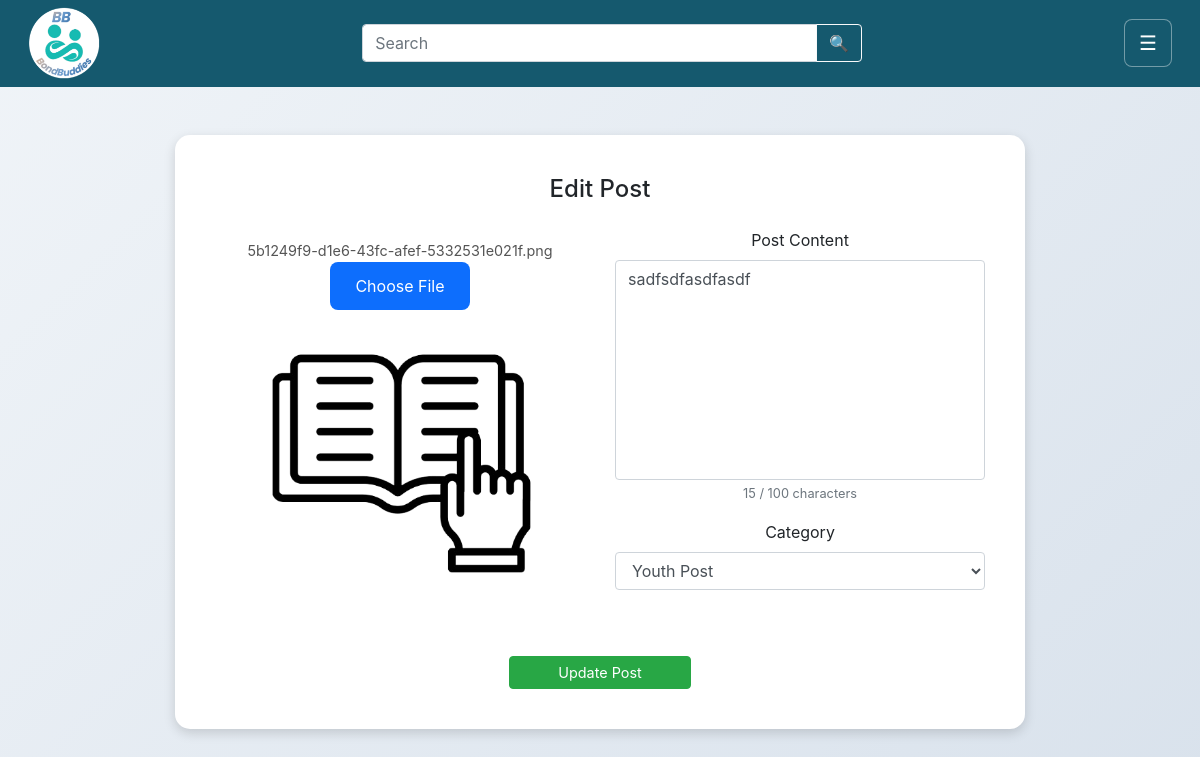
/edit_post/2 (signed in), run on the app's committed database.
### tables this page shows
CREATE TABLE posts (
            post_id INTEGER PRIMARY KEY AUTOINCREMENT,
            content TEXT NOT NULL,
            user_id INTEGER NOT NULL,
            timestamp TEXT DEFAULT (datetime('now', 'localtime')),
            likes INTEGER DEFAULT 0,
            post_category TEXT CHECK(post_category IN ('youth', 'senior')),
            post_prompt_id INTEGER,
            image_url TEXT,
            FOREIGN KEY (user_id) REFERENCES users(user_id) ON DELETE CASCADE,
            FOREIGN KEY (post_prompt_id) REFERENCES post_prompts(prompt_id)
        );

### __init__.py (the view, shortened to what this page needs)
@app.route('/edit_post/<int:post_id>', methods=['GET', 'POST'])
def edit_post_route(post_id):
    if 'user_id' not in session:
        return redirect(url_for('login'))
    conn = get_db_connection()
    post = conn.execute('SELECT * FROM posts WHERE post_id=?', (post_id,)).fetchone()
    if not post:
        conn.close()
        return redirect(url_for('profile'))
    if post['user_id'] != session['user_id']:
        conn.close()
        return redirect(url_for('profile'))
    conn.close()
    return render_template('editPost.html', post=post)

### __init__.py (called while the page is built)
def get_db_connection():
    conn = sqlite3.connect('BondBuddies.db')
    conn.row_factory = sqlite3.Row  # allows post['content'] instead of post[1]
    return conn

### templates/editPost.html (shortened to what this page needs)
{% extends 'base.html' %}
{% block content %}
<div class="container-fluid px-0">
    <header class="nav-bar">
      <div class="container-fluid px-0">
        <div class="d-flex align-items-center justify-content-between nav-inner mt-2">
          <a href="{{ url_for('home') }}" class="logo-link"><img src="{{ url_for('static', filename='img/Logo.png') }}" alt="Logo" class="logo-img" /></a>
          <div class="search-container">
            <form class="form-inline m-0"
                  action="{{ url_for('search') }}"
                  method="GET">
              <div class="input-group">
                <input type="search"
                       name="query"
                       placeholder="Search"
                       class="form-control"
                       value="{{ query if query is defined else '' }}" />
                <div class="input-group-append">
                  <button class="btn btn-outline-light" type="submit">🔍</button>
                </div>
              </div>
            </form>
          </div>
          <button class="btn btn-dark hamburger-btn btn-size" type="button">☰</button>
        </div>
      </div>
    </header>
  </div>
<div class="center-box mt-5">
  <div class="upload-card">
    <h4 class="text-center mb-4">Edit Post</h4>
    <form id="editForm" method="POST" enctype="multipart/form-data">
      <div class="row">
        <div class="col-md-6 d-flex align-items-center justify-content-center">
          <div class="text-center">
            <div id="fileName">
              {% if post['image_url'] %}{{ post['image_url'] }}{% else %}No file chosen{% endif %}
            </div>
            <label for="fileInput" class="custom-file-btn">Choose File</label>
            <img id="preview"
                 class="img-fluid align-items-center justify-content-center mt-3 {% if post['image_url'] %}visible{% else %}hidden{% endif %}"
                 src="{% if post['image_url'] %}{{ url_for('static', filename='uploads/' ~ post['image_url']) }}{% endif %}"
                 alt="Post Image">
          </div>
        </div>
        <div class="col-md-6">
          <div class="mb-3">
            <label for="content" class="form-label">Post Content</label>
            <textarea class="form-control" id="content" name="content" rows="4" maxlength="100">{{ post['content'] }}</textarea>
              <small class="text-muted">
                <span id="charCount">0</span> / 100 characters
              </small>
          </div>
          <div class="mb-3">
            <label for="category" class="form-label">Category</label>
            <select class="form-control" id="category" name="category">
              <option value="youth" {% if post['post_category'] == 'youth' %}selected{% endif %}>Youth Post</option>
            </select>
          </div>
        </div>
      </div>
      <div class="post-btn-wrapper">
        <button type="submit" class="btn btn-success btn-post px-5">Update Post</button>
      </div>
    </form>
  </div>
</div>
{% endblock %}

### static/css/style.css (style rules this page uses)
html, body { margin: 0 !important; padding: 0 !important; max-height: 100%; height: 100%; }
body { overflow-x: hidden; background: linear-gradient(135deg, #f0f4f8, #d9e2ec); }
.nav-inner { padding-left: 16px; padding-right: 16px; margin: 0 auto; width: 100%; max-width: 100%; box-sizing: border-box; }
.logo-link { display: flex; align-items: center; margin: 0; }
.search-container { flex-grow: 1; max-width: 650px; margin: 0 16px; box-sizing: border-box; }
.center-box { display: flex; justify-content: center; align-items: center; height: calc(100% - 114px); }
.upload-card { min-height: 400px; min-width: 300px; width: 100%; background-color: #ffffff; padding: 40px; border-radius: 15px; box-shadow: 0 4px 12px rgba(0, 0, 0, 0.15); text-align: center; width: 850px; display: flex; flex-direction: column; align-items: stretch; margin: 0 auto; }
#fileName { font-size: 0.9rem; color: #555; word-break: break-all; }
#content { resize: none; height: 220px; }
#preview { max-width: 100%; max-height: 260px; border-radius: 10px; object-fit: contain; }
#preview.visible { display: block; }
.custom-file-btn { display: inline-block; padding: 12px 25px; background-color: #0d6efd; color: #fff; border-radius: 8px; cursor: pointer; text-align: center; transition: background 0.3s ease, transform 0.2s ease; }
.btn-post { margin-top: 20px; font-size: 0.9rem; padding: 5px 20px; }
.post-btn-wrapper { display: flex; justify-content: center; margin-top: 30px; }
.form-label { text-align: center; }
body { overflow-x: hidden; }
.nav-bar { background-color: #15596e; width: 100vw; margin: 0; padding: 12px 16px; position: relative; left: 0; right: 0; }
.nav-inner { padding-left: 12px; padding-right: 12px; }
.logo-link { display: flex; align-items: center; }
.logo-img { height: 90px; width: auto; object-fit: contain; }
.search-container { flex: 1; max-width: 650px; margin: 0 16px; }
.btn-size { width: 50px; height: 50px; font-size: 20px; }
.search-container { flex-grow: 1; max-width: 500px; margin: 0 20px; }
.search-container .input-group { width: 100%; }
.hamburger-btn { position: relative; z-index: 1060; }
.hamburger-btn { background-color: #15596e; border: 1px solid rgba(255, 255, 255, 0.4); color: white; width: 48px; height: 48px; font-size: 20px; border-radius: 8px; display: flex; align-items: center; justify-content: center; transition: background-color 0.2s ease, transform 0.2s ease; z-index: 1060; }
.nav-bar { background-color: #15596e; width: 100vw; margin-left: calc(50% - 50vw); margin-right: calc(50% - 50vw); margin-top: 0; margin-bottom: 0; height: 96px; padding: 0 16px; box-sizing: border-box; display: flex; align-items: center; }
.nav-bar .logo-link { height: 100%; display: flex; align-items: center; }
.nav-bar .logo-img { height: 72px; width: auto; object-fit: contain; }
.container>.nav-bar, .container-fluid>.nav-bar, main>.nav-bar { margin-top: -1.5rem !important; }
.nav-bar { margin-top: 0 !important; }
.nav-bar { padding-top: 6px !important; padding-bottom: 6px !important; }
label { cursor: pointer; user-select: none; }
.nav-bar { position: relative; z-index: 1000; }

### data on the page
posts: image_url "5b1249f9-d1e6-43fc-afef-5332531e021f.png", image_url (picture), content "sadfsdfasdfasdf", category "Youth Post"
